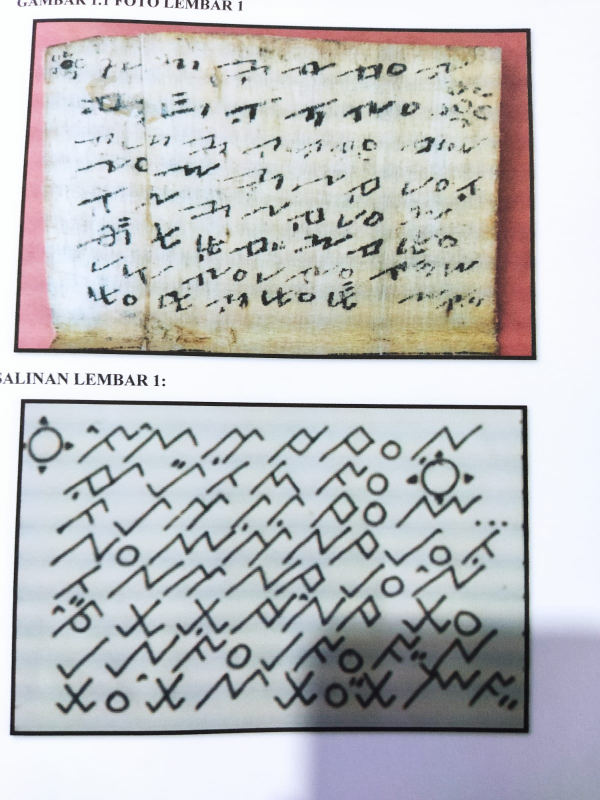
#> input picture Salinan ke-1.jpeg, 1200 x 1600 px (shown at 1/2 size)
$ jupyter execute --allow-errors 'Segmentasi RAW.ipynb'
#> lines starting #> are read from the running program, lines starting #| are printed output that depends on the picture
[cell 1]
from google.colab import drive
drive.mount('/content/drive')
import os
os.chdir("/content/drive/My Drive/COLAB BB")

**Dataset Asli**

[cell 2]
import matplotlib.pyplot as plt
import numpy as np

# [10 lines left out: function tampilkan_gambar, not called in this run]

gambar_1 = plt.imread('Salinan ke-1.jpeg')
#> gambar_1 is the input picture: shape (1600, 1200, 3); mean R, G, B 190.1, 190.9, 192.7
gambar_2 = plt.imread('Salinan ke-2.jpeg')
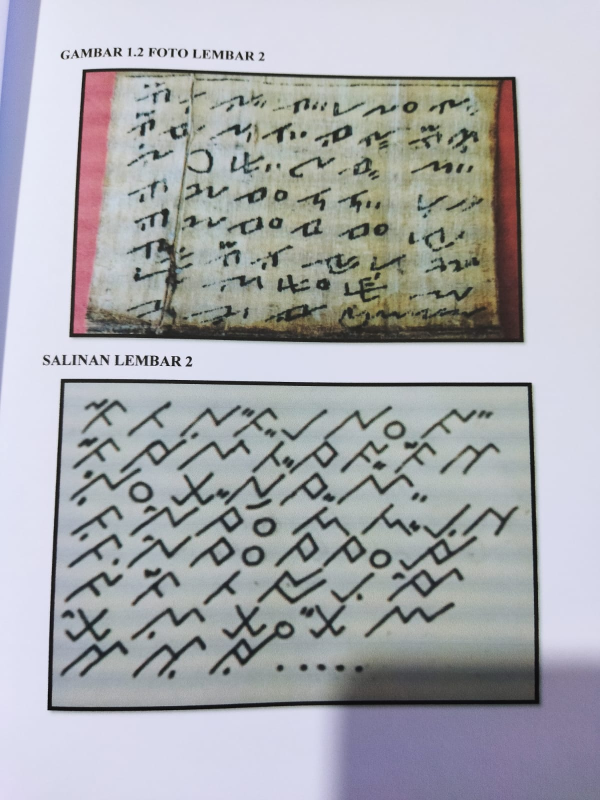
#> input picture Salinan ke-2.jpeg, 1200 x 1600 px (shown at 1/2 size)
#> gambar_2 is the input picture: shape (1600, 1200, 3); mean R, G, B 168.4, 169.7, 174
gambar_3 = plt.imread('Salinan ke-3.jpeg')
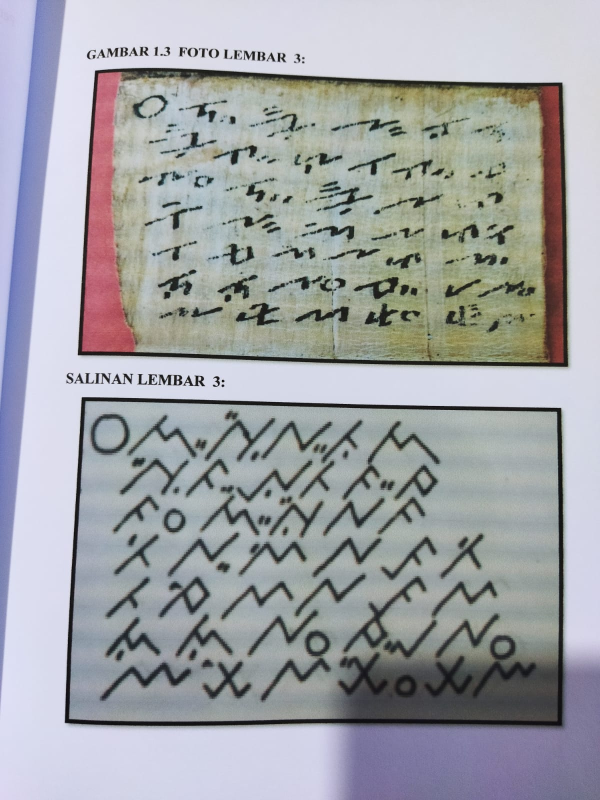
#> input picture Salinan ke-3.jpeg, 1200 x 1600 px (shown at 1/2 size)
#> gambar_3 is the input picture: shape (1600, 1200, 3); mean R, G, B 160.5, 162.5, 166.4
gambar_4 = plt.imread('Salinan ke-4.jpeg')
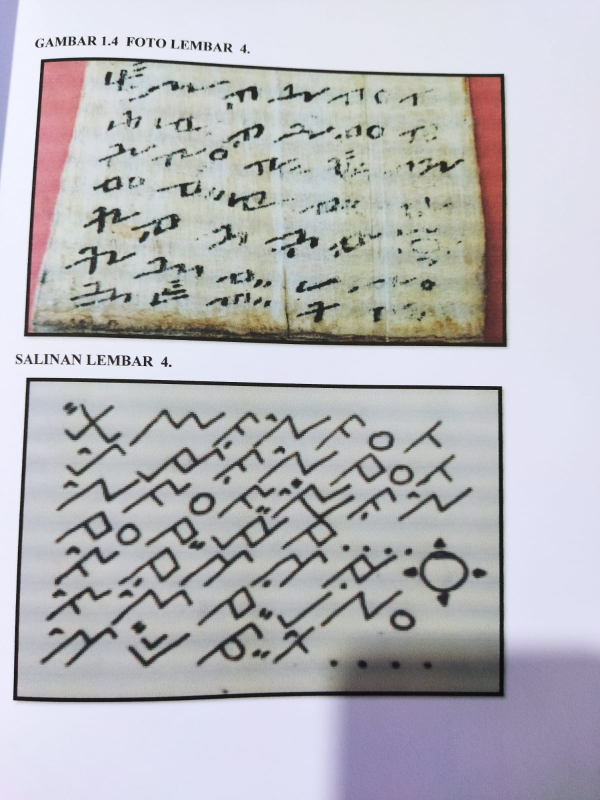
#> input picture Salinan ke-4.jpeg, 1200 x 1600 px (shown at 1/2 size)
#> gambar_4 is the input picture: shape (1600, 1200, 3); mean R, G, B 182.8, 182, 186.4
gambar_5 = plt.imread('Salinan ke-5.jpeg')
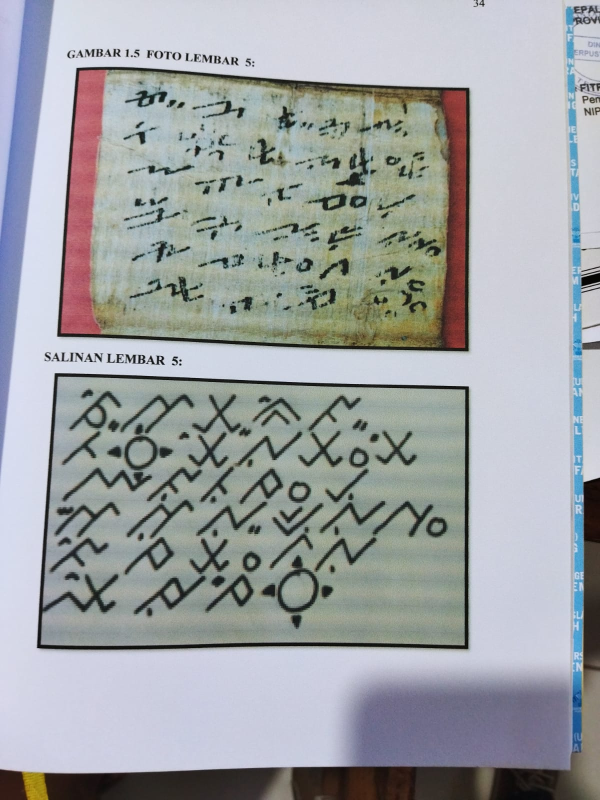
#> input picture Salinan ke-5.jpeg, 1200 x 1600 px (shown at 1/2 size)
#> gambar_5 is the input picture: shape (1600, 1200, 3); mean R, G, B 159, 162.5, 165
gambar_6 = plt.imread('Salinan ke-6.jpeg')
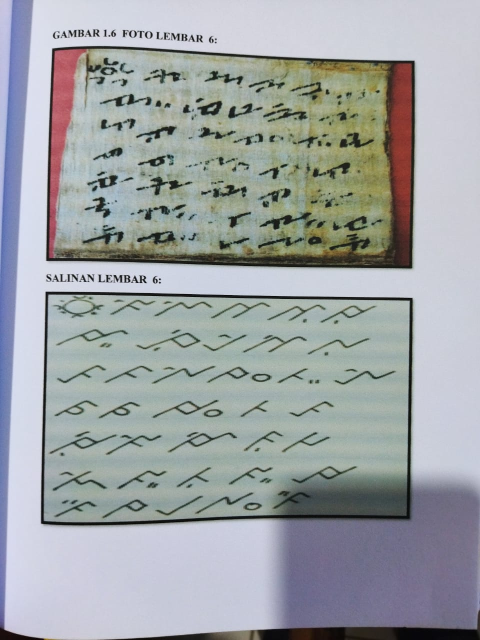
#> input picture Salinan ke-6.jpeg, 960 x 1280 px (shown at 1/2 size)
#> gambar_6 is the input picture: shape (1280, 960, 3); mean R, G, B 158.9, 163.3, 165.6
#> (the rest of this cell did not finish here and is left out)
